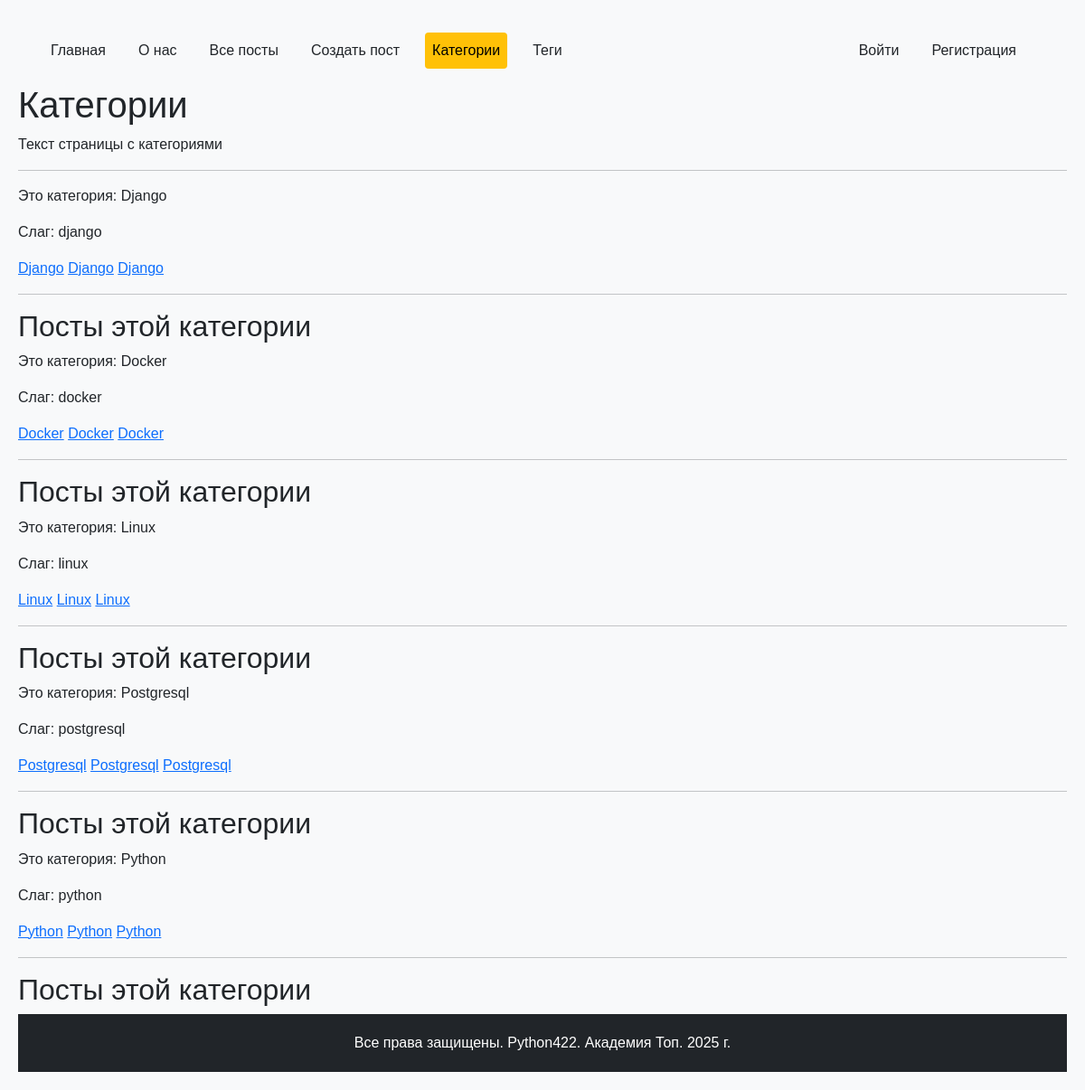
Page /posts/categories/ on the earlier database version.
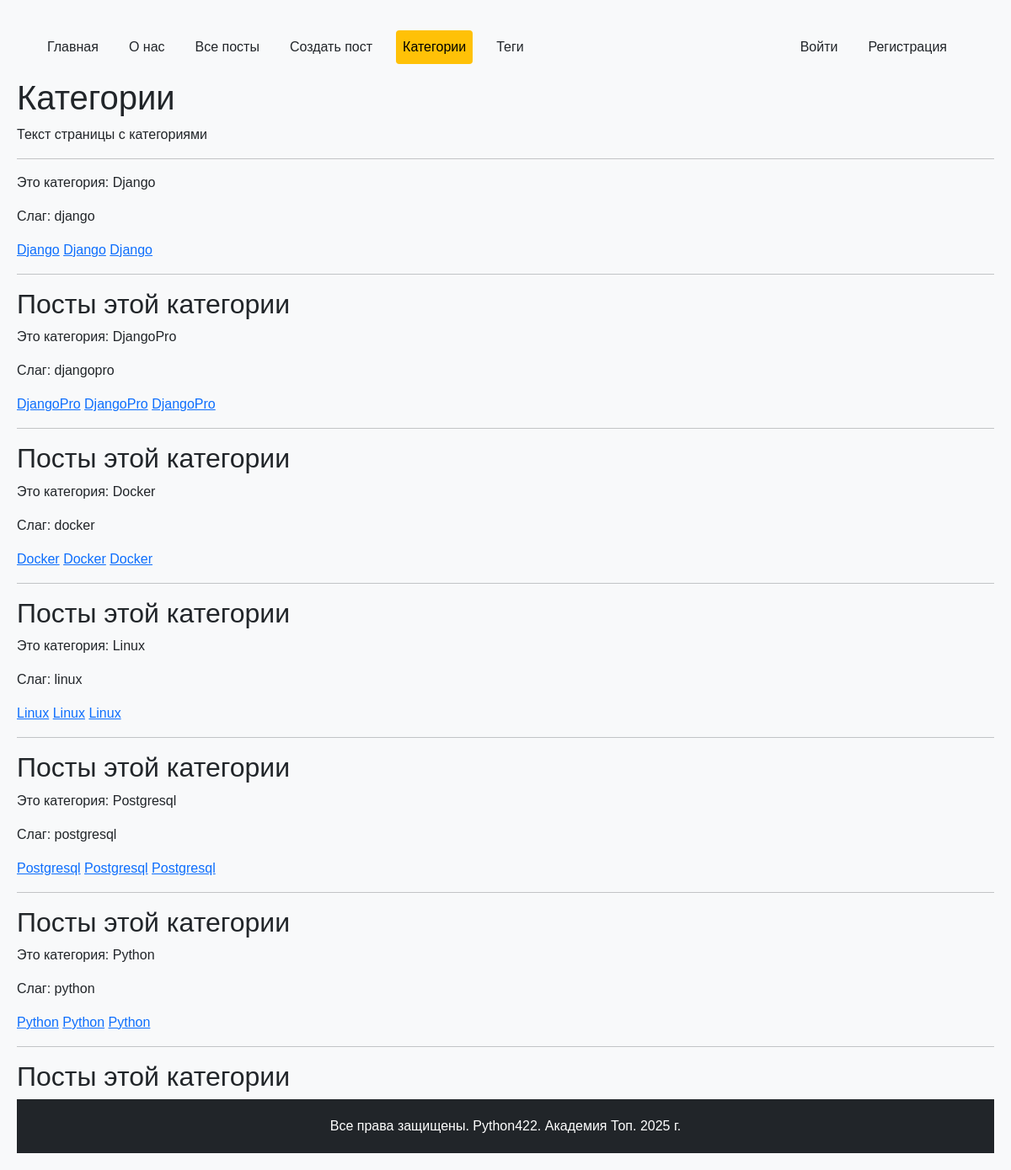
Same page on the later database version.
### python_blog/models.py (models this page shows, shortened)
class Category(models.Model):
    name = models.CharField(max_length=200, verbose_name="Название")
    slug = models.SlugField(max_length=250, unique=True, verbose_name="Слаг")
    description = models.TextField(
        blank=True, null=True, default="Без описания", verbose_name="Описание"
    )
    def get_absolute_url(self):
        return reverse("blog:category_detail", args=[self.slug])
    class Meta:
        verbose_name = "Категория"
        verbose_name_plural = "Категории"
        ordering = ["name"]

### python_blog/views.py (the view)
# urls.py: path('categories/', catalog_categories, name='categories'),
def catalog_categories(request):
    CATEGORIES = Category.objects.all()
    context = {
        "title": "Категории",
        "text": "Текст страницы с категориями",
        "categories": CATEGORIES,
    }
    return render(request, "python_blog/catalog_categories.html", context)

### python_blog/context_processors.py (called while the page is built)
def menu_items(request):
    menu = [
    {"title": "Главная", "url_name": "main"},
    {"title": "О нас", "url_name": "about"},
    {"title": "Все посты", "url_name": "blog:posts"},
    {"title": "Создать пост", "url_name": "blog:post_create"},
    {"title": "Категории", "url_name": "blog:categories"},
    {"title": "Теги", "url_name": "blog:tags"},
]
    current_url_name = request.resolver_match.view_name
    for item in menu:
        item['is_active'] = current_url_name == item['url_name']
    return {'menu_items': menu}

### python_blog/templates/python_blog/catalog_categories.html (shortened to what this page needs)
{% extends "base.html" %}
{% block content %}
    <h1>{{ title }}</h1>
    <p>{{ text }}</p>
    <hr>
    {% for category in categories %}
    <p>Это категория: {{ category.name }}</p>
    <p>Слаг: {{ category.slug }}</p>
    <a href="{{ category.slug }}">{{ category.name }}</a>
    <a href="{% url "blog:category_detail" category.slug  %}">{{ category.name }}</a>
    <a href="{{ category.get_absolute_url }}">{{ category.name }}</a>
    <hr>
    <h2>Посты этой категории</h2>
    {% endfor %}
    {% endblock %}

Differences in the rows shown:
added Category: name "DjangoPro", slug "djangopro"
